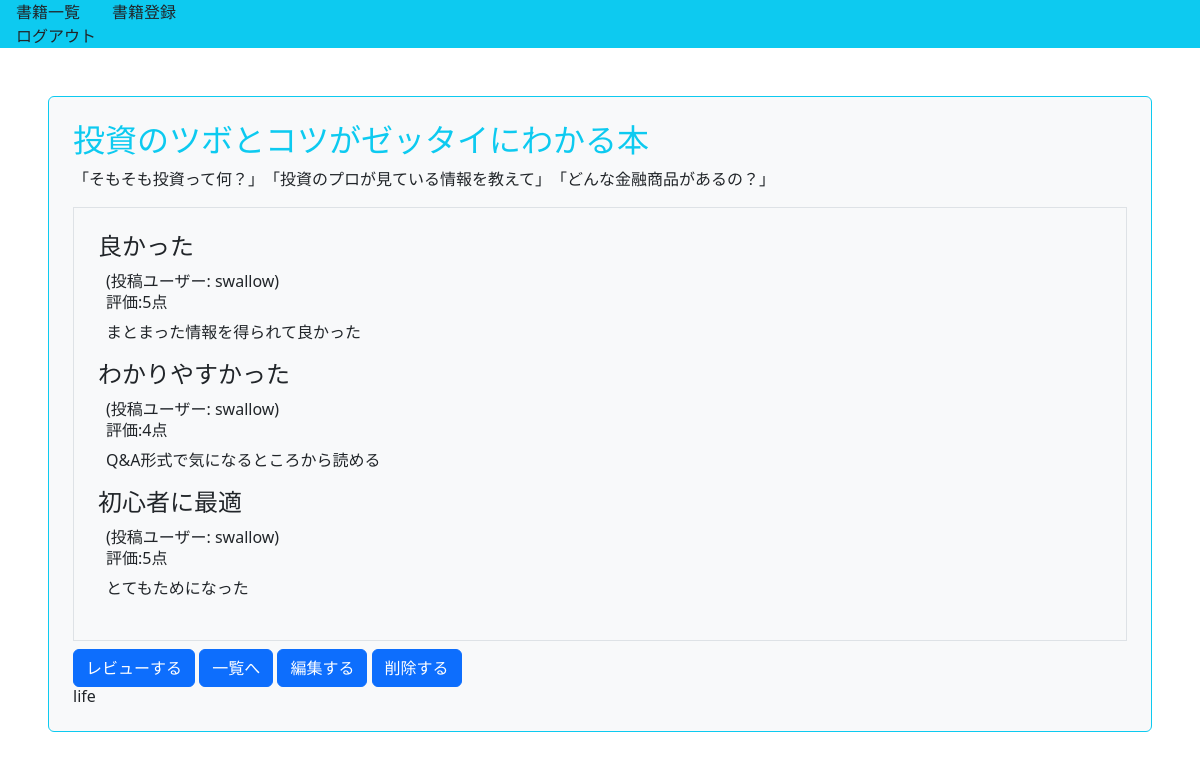
The page /book/8/detail/ (signed in) on the database its author committed.
### book/models.py (models this page shows, shortened)
class Book(models.Model):
    title = models.CharField(max_length=100)
    text = models.TextField()
    thumbnail = models.ImageField(null=True, blank=True)
    category = models.CharField(
        max_length=100,
        choices = CATEGORY
    )
    user = models.ForeignKey('auth.User',on_delete=models.CASCADE)

class Review(models.Model):
    book = models.ForeignKey(Book, on_delete=models.CASCADE)
    title = models.CharField(max_length=100)
    text = models.TextField()
    rate = models.IntegerField(choices=RATE_CHOICES)
    user = models.ForeignKey('auth.User', on_delete=models.CASCADE)

### book/views.py (the view)
# urls.py: path('book/<int:pk>/detail/', views.DetailBookView.as_view(),name='detail-book'),
class DetailBookView(LoginRequiredMixin,DetailView):
    template_name = 'book/book_detail.html'
    model = Book

### book/templates/book/book_detail.html (shortened to what this page needs)
{% extends 'base.html' %}
{% block content %}
    <div class="p-4 m-4 bg-light border border-info rounded">
        <h2 class="text-info">{{ object.title }}</h2>
        <p>{{ object.text }}</p>
        <div class="border p-4 mb-2">
            {% for review in object.review_set.all %}
            <div>
                <h3 class="h4">{{ review.title }}</h3>
                <div class="px-2">
                    <span>(投稿ユーザー: {{ review.user.username }})</span>
                    <h6>評価:{{ review.rate }}点</h6>
                    <P>{{ review.text }}</P>
                </div>
            </div>
            {% endfor %}
        </div>
        <a href="{% url 'review' object.pk %}" class="btn btn-primary">レビューする</a>
        <a href="{% url 'list-book' %}" class="btn btn-primary">一覧へ</a>
        <a href="{% url 'update-book' object.pk %}" class="btn btn-primary">編集する</a>
        <a href="{% url 'delete-book' object.pk %}" class="btn btn-primary">削除する</a>
        <h6 class="card-title">{{ object.category }}</h6>
    </div>
{% endblock content %}

### book/static/book/css/style.css (style rules this page uses)
a { text-decoration: none; }

### rows shown on the page
Book: title "投資のツボとコツがゼッタイにわかる本", text "「そもそも投資って何？」 「投資のプロが見ている情報を教えて」 「どんな金融商品があるの？」", category "life"
Review: title "良かった", user.username "swallow", rate "5", text "まとまった情報を得られて良かった"
Review: title "わかりやすかった", user.username "swallow", rate "4", text "Q&A形式で気になるところから読める"
Review: title "初心者に最適", user.username "swallow", rate "5", text "とてもためになった"
